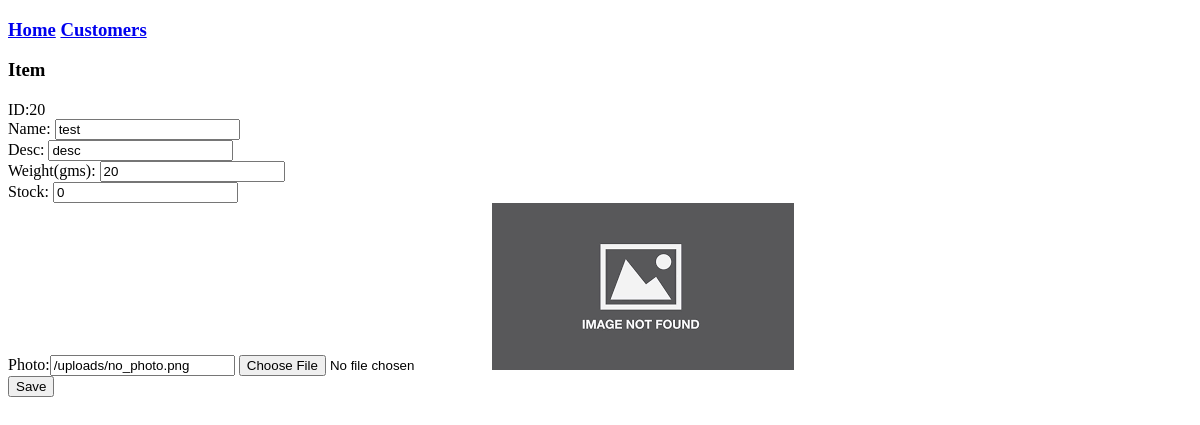
Before: /items/20/ with the older database file.
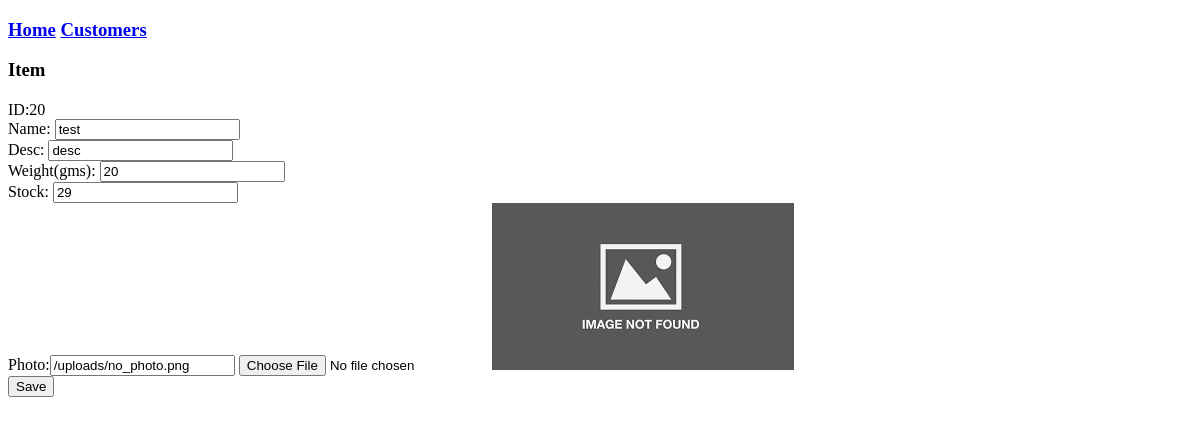
After: the same page with the newer database file.
### tables this page shows
CREATE TABLE "item" (
	"id"	INTEGER NOT NULL PRIMARY KEY AUTOINCREMENT UNIQUE,
	"name"	TEXT NOT NULL,
	"desc"	TEXT NOT NULL,
	"weight"	NUMERIC NOT NULL,
	"photo"	TEXT,
	"created_date"	TEXT NOT NULL,
	"stock"	INTEGER DEFAULT 0.0
);

### api.py (the view)
@app.route('/items/<id>/')
def get_item(id):
    result = item.get(id)
    return render_template("item_edit.html", items = result)

### item.py (called while the page is built)
    def get(self,id):
        sql = "select * from item where id = ?"
        result = self.connection.cursor().execute(sql,(id,))
        rows = result.fetchall()
        return rows

### templates/item_edit.html (shortened to what this page needs)
<!DOCTYPE html>
<html>
<head>
</head>
<body>
    <h3><a href='/'>Home</a> <a href='/customers/'>Customers</a> </h3>
    <h3>Item</h3>
<div>
    {% if items %}
    <form id='item_edit' method="POST" enctype="multipart/form-data" action="/item/{{items[0][0]}}/">
        <label>ID:{{items[0][0]}}</label><br>
        Name: <input type="text" value="{{items[0][1]}}" name="item_name" > <BR>
        Desc: <input  type="text" value="{{items[0][2]}}" name="item_desc" ><BR>
        Weight(gms): <input  type="text" value="{{items[0][3]}}" name="item_weight" ><BR>
        Stock: <input  type="text" value="{{items[0][6]}}" name="item_stock" ><BR>
        Photo:<input  type="text" name="item_photo" value="{{items[0][4]}}">
        <input  type="file" name="file"><img src="{{items[0][4]}}" ><BR>
        <input  type="submit" value="Save" id="item_save"  >
    </form>
    {% endif %}
</div>
</body>
</html>

Changed rows visible on the page:
changed item "test": item_stock "0" → "29"
